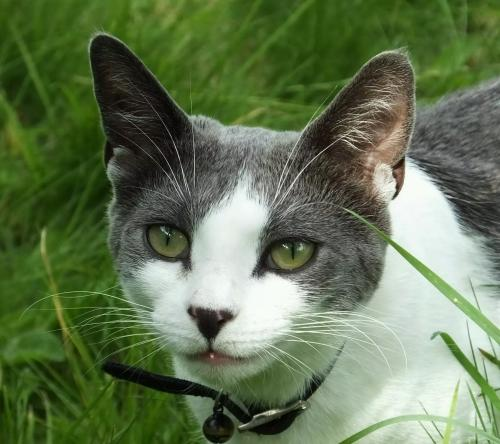
#> input picture fast fourier transform/img/1.jpg, 500 x 444 px
$ python fft2d.py
#> lines starting #> are read from the running program, lines starting #| are printed output that depends on the picture
# -*- coding: utf-8 -*-
import numpy as np
import matplotlib.pyplot as plt

# [59 lines left out: functions rawFFT, FFT_1d, iFFT_1d, not called in this run]


def FFT_2d(Img):
    '''
    only for gray scale 2d-img. otherwise return 0 img with the same size of Img
    :param Img: img to be fourior transform
    :return: img been transformed
    '''
    imgsize = Img.shape
    pic = np.zeros(imgsize, dtype=complex)
    if len(imgsize) == 2:
        N = 2
        while N < imgsize[0]:
            N = N << 1
        num1 = N - imgsize[0]

        N = 2
        while N < imgsize[1]:
            N = N << 1
        num2 = N - imgsize[1]

        pic = FFT_1d(np.pad(Img, ((num1 / 2, num1 - num1 / 2), (0, 0)), 'edge'), 0)[
              num1 / 2:num1 / 2 + imgsize[0], :]
        pic = FFT_1d(np.pad(pic, ((0, 0), (num2 / 2, num2 - num2 / 2)), 'edge'), 1)[:,
              num2 / 2:num2 / 2 + imgsize[1]]

    return pic


# [23 lines left out: function iFFT_2d, not called in this run]


if __name__ == "__main__":

    img = plt.imread('./img/1.jpg')
#> img is the input picture: shape (444, 500, 3); mean R, G, B 99.2, 117.1, 82.4
    img = img.mean(2)       # gray
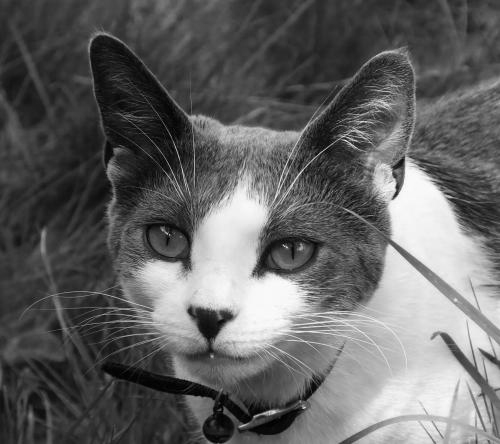
#> img: shape (444, 500) float64; min 0, max 253.7, mean 99.6


    plt.imshow(img.astype(np.uint8),cmap='gray')
    plt.axis('off')
    plt.show()
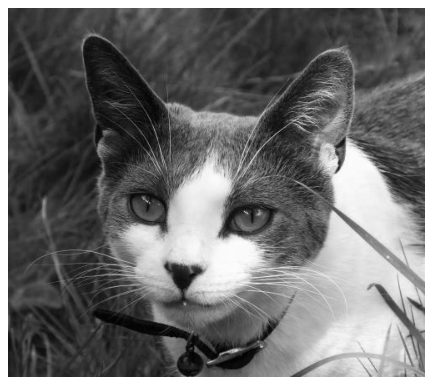
#> figure drawn by matplotlib, 1 panel

    F1 = np.fft.fft2(img[:256, :256])
    F2 = FFT_2d(img[:256, :256])
#> (the run stopped early here; a loop or call above may not have finished)

$ run again, with fast fourier transform/img/01.jpg copied over fast fourier transform/img/1.jpg
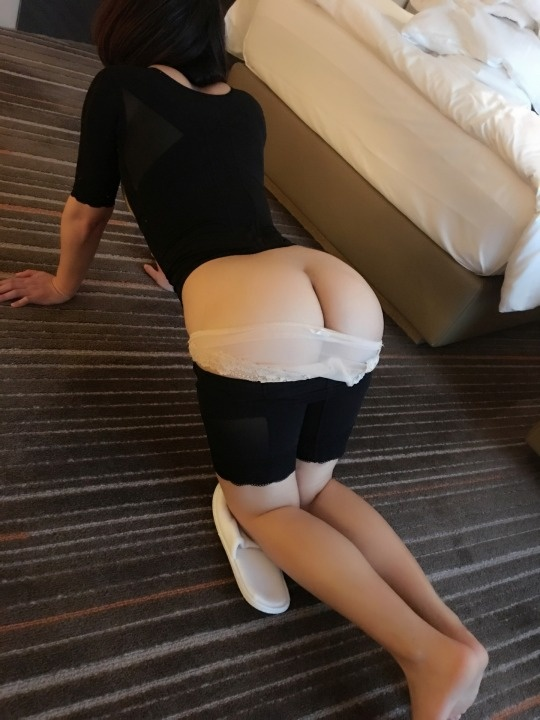
#> input picture fast fourier transform/img/01.jpg, 540 x 720 px
#> img is the input picture: shape (720, 540, 3); mean R, G, B 88.6, 74.2, 62.8
#> `img = img.mean(2)`:
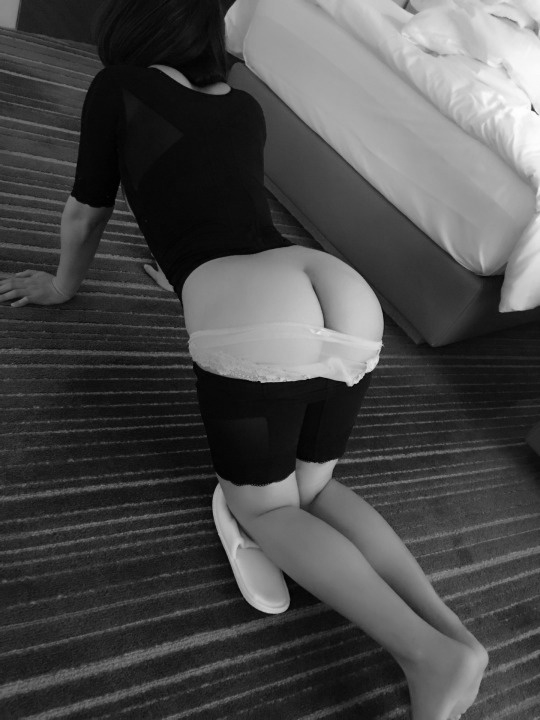
#> img: shape (720, 540) float64; min 0, max 255, mean 75.2
#> `plt.show()`:
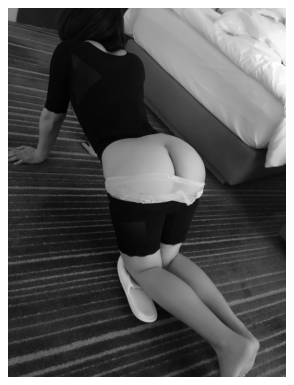
#> figure drawn by matplotlib, 1 panel

$ run again, with fast fourier transform/img/raccoon.jpg copied over fast fourier transform/img/1.jpg
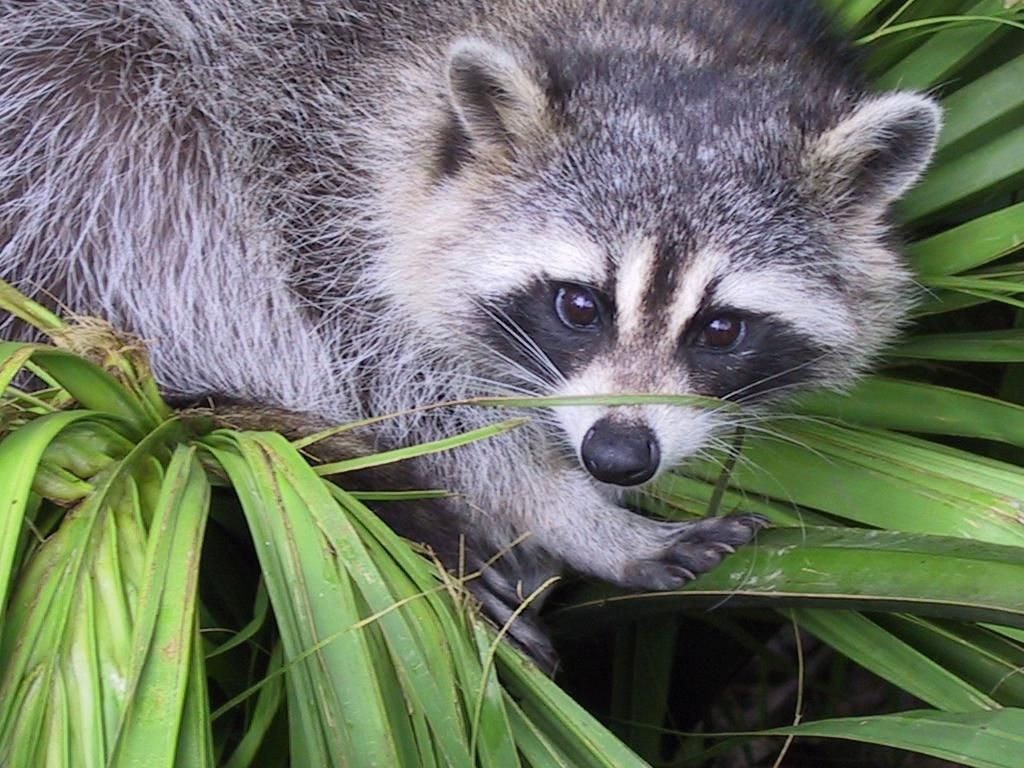
#> input picture fast fourier transform/img/raccoon.jpg, 1024 x 768 px
#> img is the input picture: shape (768, 1024, 3); mean R, G, B 110.7, 117.7, 102.1
#> `img = img.mean(2)`:
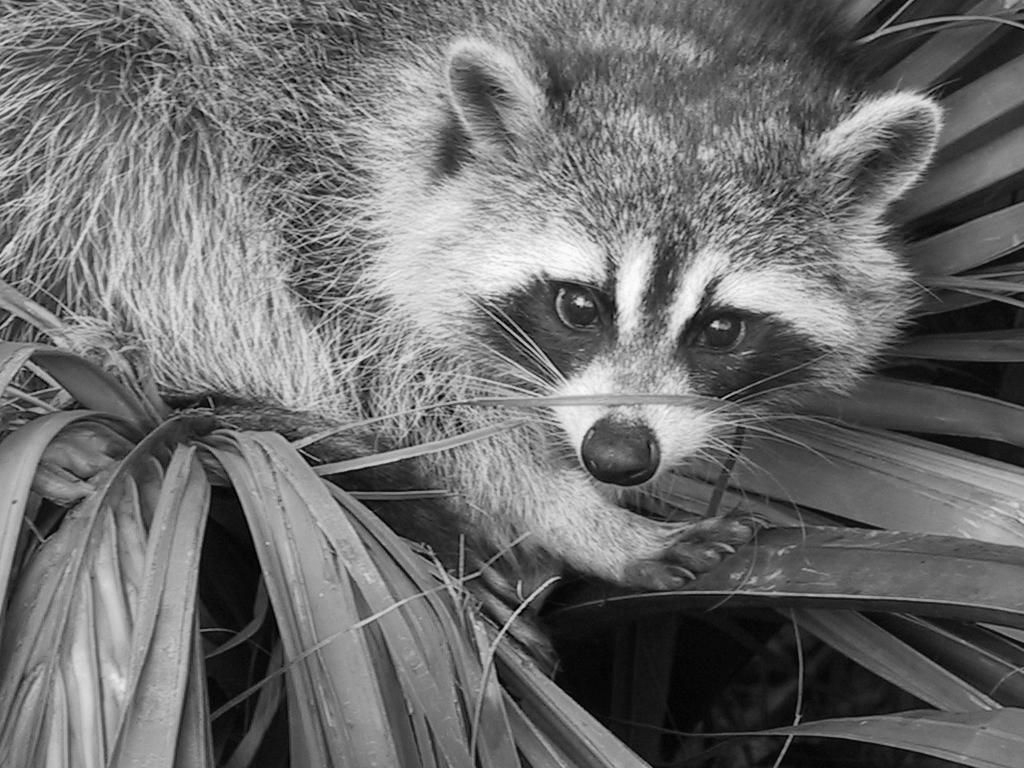
#> img: shape (768, 1024) float64; min 0.333, max 254.3, mean 110.2
#> `plt.show()`:
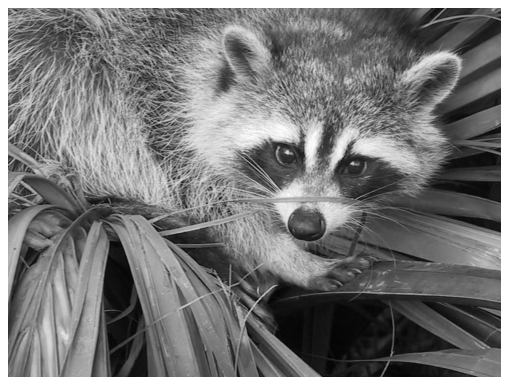
#> figure drawn by matplotlib, 1 panel
